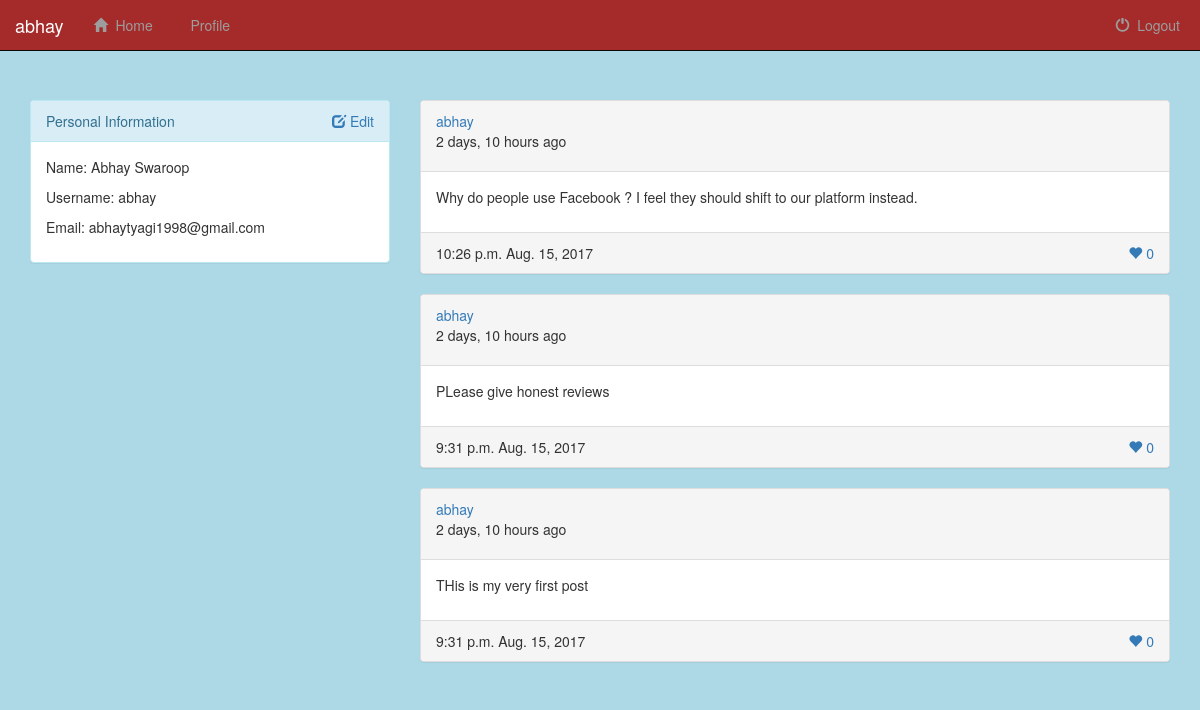
The app's page /show_profile/abhay (signed in), older data.
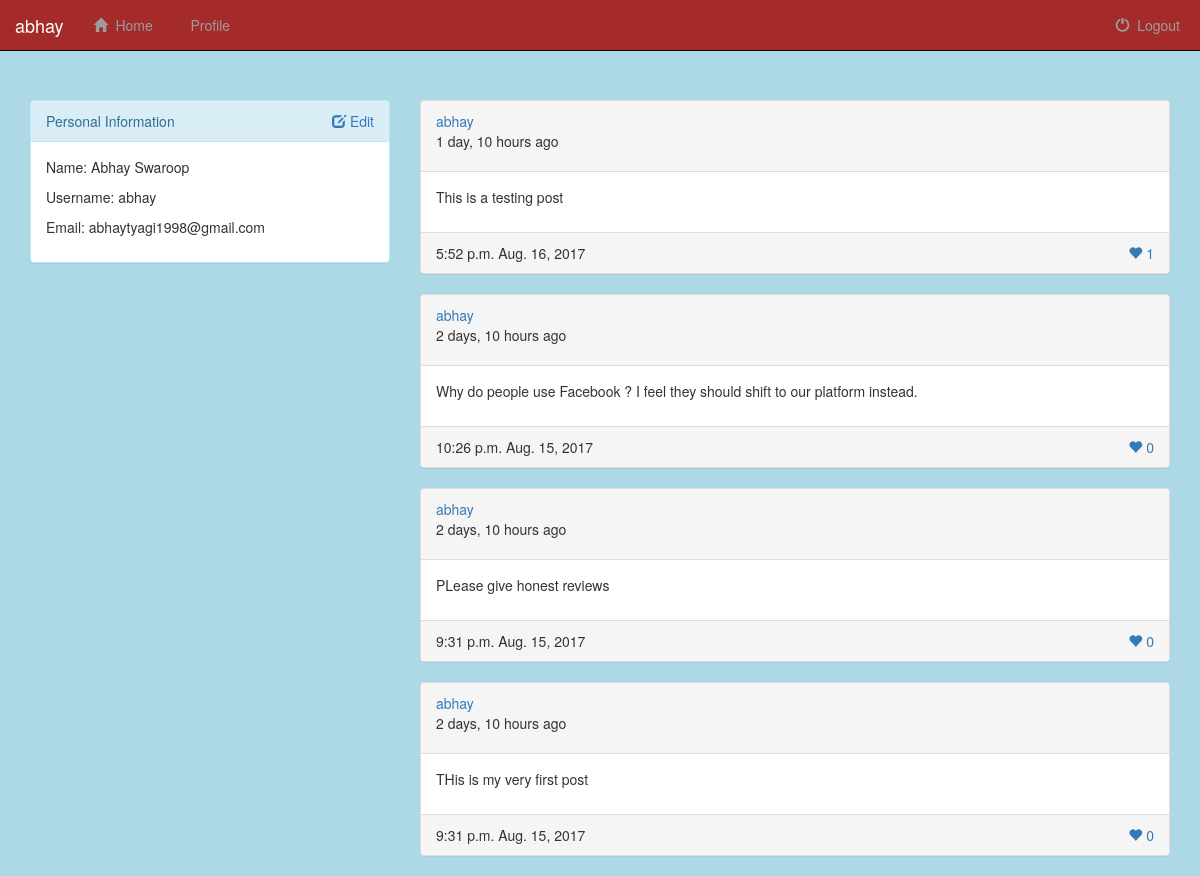
The same page, newer data.
### Website/models.py (models this page shows, shortened)
class Post(models.Model):
    user = models.ForeignKey(User, on_delete=models.CASCADE, related_name="user_posts")
    date = models.DateField(default=datetime.date.today)
    content = models.TextField()
    like_count = models.IntegerField(default=0)
    time = models.TimeField(default=datetime.datetime.now)

### Website/views.py (the view)
# urls.py: url(r'^show_profile/(?P<username>\w+)$', views.show_profile, name='show_profile'),
@login_required
def show_profile(request, username):
    posts = Post.objects.all()
    user = User.objects.get(username=username)
    return render(request, 'Website/show_profile.html', {'posts': posts, 'user': user})

### Website/templates/Website/show_profile.html (shortened to what this page needs)
{% extends 'Website/base.html' %}
{% block content %}
	{% if user.is_authenticated %}
	<div class='container'>
		<div class='row'>
			<div class='col-sm-4'>
				<div class='panel panel-info'>
					<div class='panel-heading'>
						Personal Information
                        <div class="pull-right">
                            <a href="">
                                <span class="glyphicon glyphicon-edit"></span>&nbsp;Edit
                            </a>
                        </div>
					</div>
					<div class='panel-body'>
						<p>Name: {{user.first_name}} {{user.last_name}}</p>
						<p>Username: {{user.username}}</p>
						<p>Email: {{user.email}}</p>
					</div>
				</div>
			</div>
			<div class='col-sm-8'>
				 {% for post in posts reversed %}
				 {% if post.user.username == user.username %}
					<div class="panel panel-default">
						<div class='panel-heading'>
							<a href="{% url 'show_profile' user.username %}">{{ post.user }}</a>
                            <p>{{ post.date|timesince }} ago</p>
						</div>
						<div class="panel-body">
							<p> {{ post.content }} </p>
						</div>
						<div class="panel-footer">
							{{ post.time }} {{ post.date }}
							<div class="pull-right">
								<a href="{% url 'likepost' post.id %}" class="like-button">
									<span class='glyphicon glyphicon-heart like-button' aria-hidden='true'></span>&nbsp;{{ post.like_count }}
								</a>
							</div>
						</div>
					</div>
				{% endif %}
                {% endfor %}
			</div>
		</div>
    </div>
    {% endif %}
{% endblock %}

Row changes from the older to the newer data that the page shows:
added Post: user "abhay", date "1 day, 10 hours", content "This is a testing post", time "5:52 p.m.", date "Aug. 16, 2017", like_count "1"
